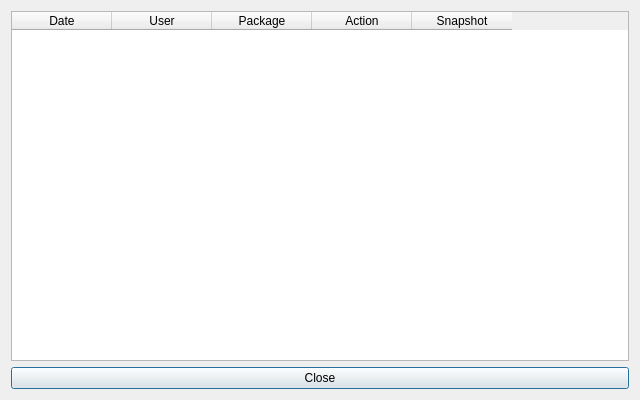
<?xml version="1.0" encoding="UTF-8"?>
<ui version="4.0">
 <class>HistoryPanel</class>
 <widget class="QDialog" name="HistoryPanel">
  <property name="windowTitle"><string>Revision History</string></property>
  <property name="minimumSize"><size><width>640</width><height>400</height></size></property>
  <layout class="QVBoxLayout" name="verticalLayout">
   <item>
    <widget class="QTableWidget" name="historyTable">
     <column>
      <property name="text"><string>Date</string></property>
     </column>
     <column>
      <property name="text"><string>User</string></property>
     </column>
     <column>
      <property name="text"><string>Package</string></property>
     </column>
     <column>
      <property name="text"><string>Action</string></property>
     </column>
     <column>
      <property name="text"><string>Snapshot</string></property>
     </column>
    </widget>
   </item>
   <item>
    <widget class="QPushButton" name="btnClose">
     <property name="text"><string>Close</string></property>
    </widget>
   </item>
  </layout>
 </widget>
 <resources/><connections/>
</ui>
